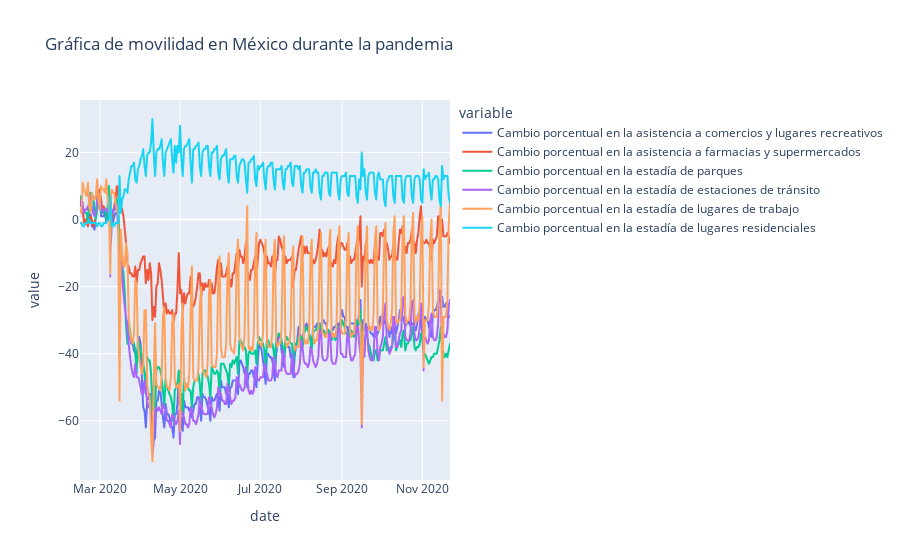

This figure's notebook cell:
### Markdown cell above
#### Estados que permanecieron más tiempo en casa durante el primer mes de cuarentena

### Code cell
for estado in estados_mas_t_casa["sub_region_1"].unique():
    movilidad_google(mob_google, estado)

### Figure 1 — Plotly figure (JSON) as saved in the notebook; plotly's stock layout.template omitted (floating-point values rounded to 4 significant figures; data arrays with more than 128 entries replaced by an {"elided": "..."} marker saying what was removed)
{"data": [{"hovertemplate": "variable=Cambio porcentual en la asistencia a comercios y lugares recreativos<br>date=%{x}<br>value=%{y}<extra></extra>", "legendgroup": "Cambio porcentual en la asistencia a comercios y lugares recreativos", "line": {"color": "#636efa", "dash": "solid"}, "mode": "lines", "name": "Cambio porcentual en la asistencia a comercios y lugares recreativos", "showlegend": true, "type": "scattergl", "x": {"elided": "282 str values"}, "xaxis": "x", "y": {"elided": "282 int values"}, "yaxis": "y"}, {"hovertemplate": "variable=Cambio porcentual en la asistencia a farmacias y supermercados<br>date=%{x}<br>value=%{y}<extra></extra>", "legendgroup": "Cambio porcentual en la asistencia a farmacias y supermercados", "line": {"color": "#EF553B", "dash": "solid"}, "mode": "lines", "name": "Cambio porcentual en la asistencia a farmacias y supermercados", "showlegend": true, "type": "scattergl", "x": {"elided": "282 str values"}, "xaxis": "x", "y": {"elided": "282 int values"}, "yaxis": "y"}, {"hovertemplate": "variable=Cambio porcentual en la estadía de parques<br>date=%{x}<br>value=%{y}<extra></extra>", "legendgroup": "Cambio porcentual en la estadía de parques", "line": {"color": "#00cc96", "dash": "solid"}, "mode": "lines", "name": "Cambio porcentual en la estadía de parques", "showlegend": true, "type": "scattergl", "x": {"elided": "282 str values"}, "xaxis": "x", "y": {"elided": "282 int values"}, "yaxis": "y"}, {"hovertemplate": "variable=Cambio porcentual en la estadía de estaciones de tránsito<br>date=%{x}<br>value=%{y}<extra></extra>", "legendgroup": "Cambio porcentual en la estadía de estaciones de tránsito", "line": {"color": "#ab63fa", "dash": "solid"}, "mode": "lines", "name": "Cambio porcentual en la estadía de estaciones de tránsito", "showlegend": true, "type": "scattergl", "x": {"elided": "282 str values"}, "xaxis": "x", "y": {"elided": "282 int values"}, "yaxis": "y"}, {"hovertemplate": "variable=Cambio porcentual en la estadía de lugares de trabajo<br>date=%{x}<br>value=%{y}<extra></extra>", "legendgroup": "Cambio porcentual en la estadía de lugares de trabajo", "line": {"color": "#FFA15A", "dash": "solid"}, "mode": "lines", "name": "Cambio porcentual en la estadía de lugares de trabajo", "showlegend": true, "type": "scattergl", "x": {"elided": "282 str values"}, "xaxis": "x", "y": {"elided": "282 int values"}, "yaxis": "y"}, {"hovertemplate": "variable=Cambio porcentual en la estadía de lugares residenciales<br>date=%{x}<br>value=%{y}<extra></extra>", "legendgroup": "Cambio porcentual en la estadía de lugares residenciales", "line": {"color": "#19d3f3", "dash": "solid"}, "mode": "lines", "name": "Cambio porcentual en la estadía de lugares residenciales", "showlegend": true, "type": "scattergl", "x": {"elided": "282 str values"}, "xaxis": "x", "y": {"elided": "282 int values"}, "yaxis": "y"}], "layout": {"autosize": true, "legend": {"title": {"text": "variable"}, "tracegroupgap": 0}, "title": {"text": "Gráfica de movilidad en México durante la pandemia"}, "xaxis": {"anchor": "y", "autorange": true, "domain": [0, 1], "range": ["2020-02-15", "2020-11-22"], "title": {"text": "date"}, "type": "date"}, "yaxis": {"anchor": "x", "autorange": true, "domain": [0, 1], "range": [-77.67, 35.67], "title": {"text": "value"}, "type": "linear"}}}
